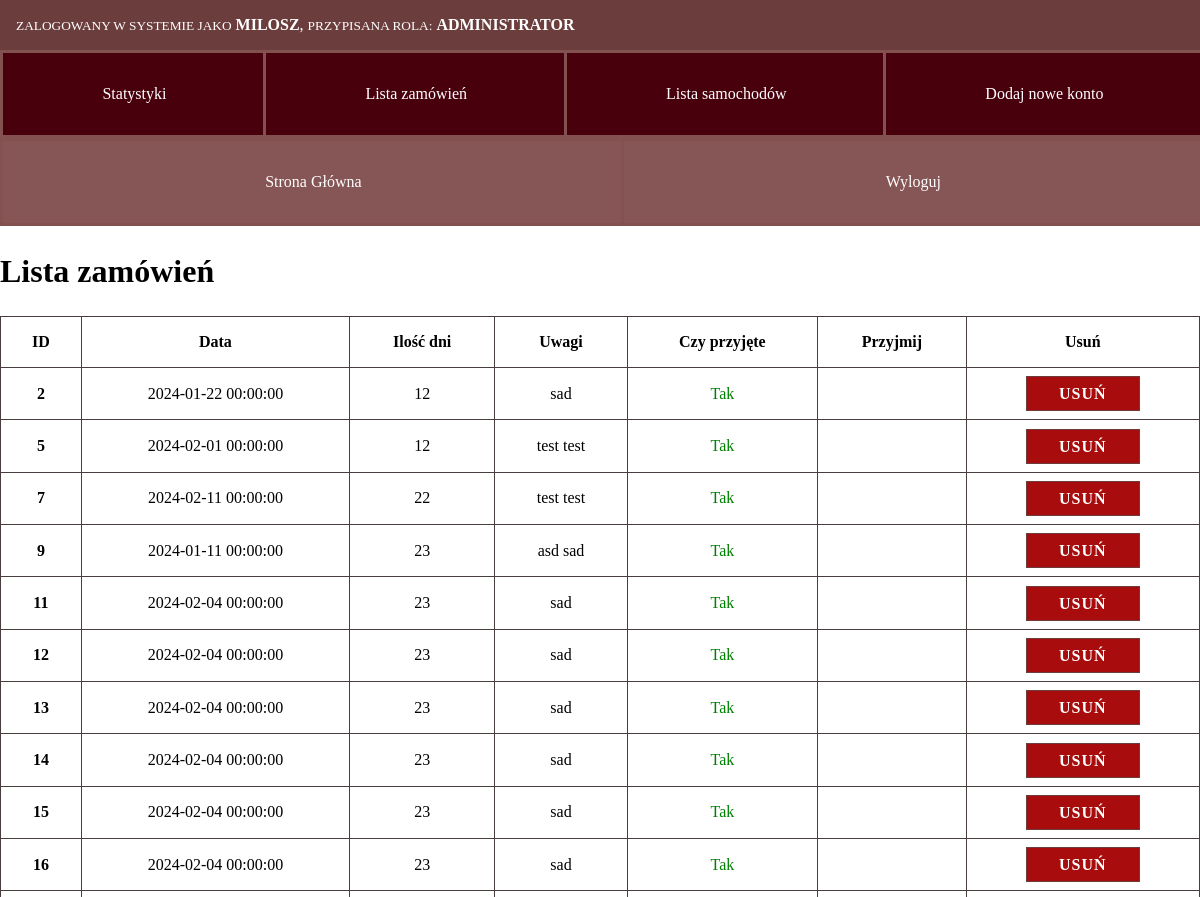
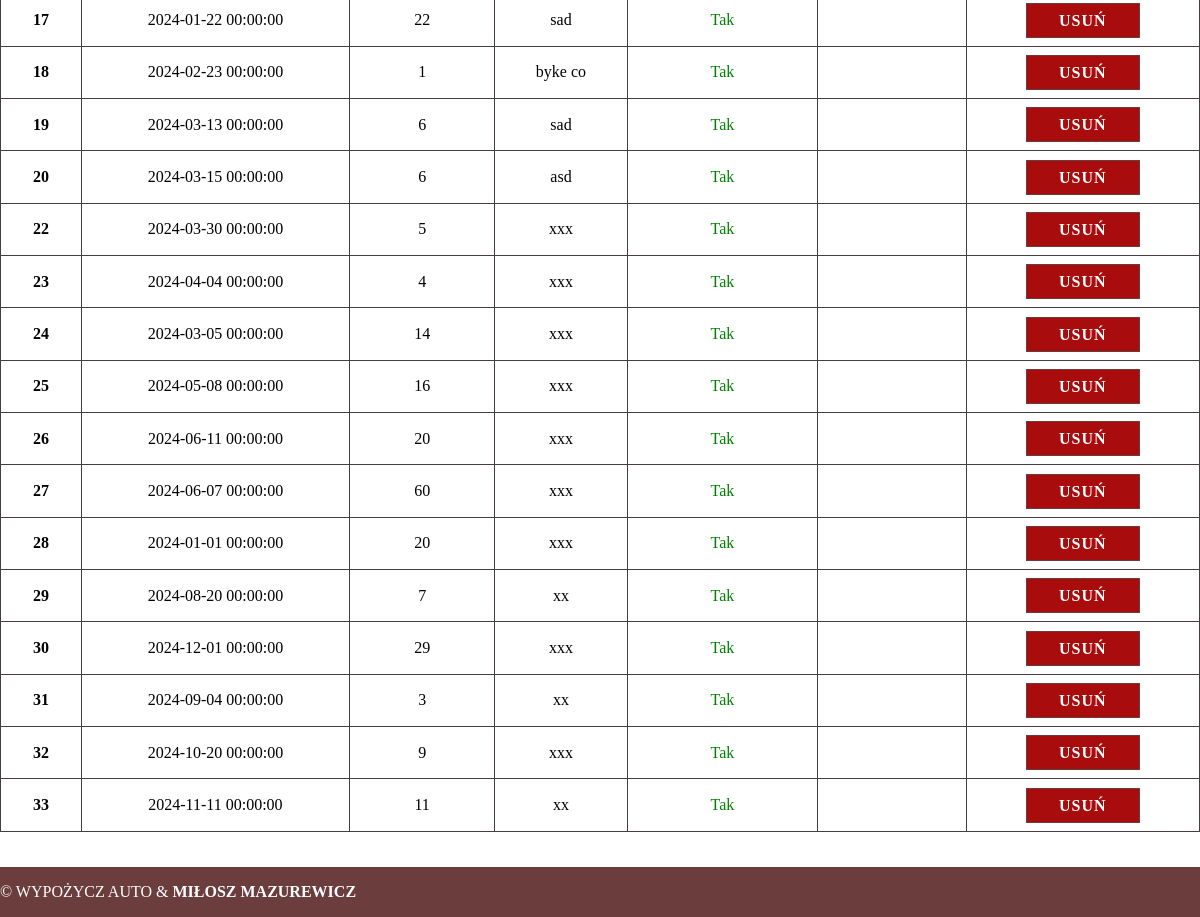
/pracownik/lista-zamowien (signed in), run on the app's committed database (2 pictures, top to bottom).
### tables this page shows
CREATE TABLE `wypozyczenia` (
  `id` int(11) NOT NULL,
  `id_klienta` int(11) NOT NULL,
  `id_samochodu` int(11) NOT NULL,
  `data` datetime DEFAULT NULL,
  `ilosc_dni` int(11) NOT NULL,
  `uwagi` varchar(255) NOT NULL,
  `przyjete` int(1) NOT NULL DEFAULT 0
);

### Controller/PracownikController.php (called while the page is built, shortened)
<?php
class PracownikController extends Controller
{
    public function orderList()
    {
        $orders = Wypozyczenia::findAll();
        $this->view('orderList', 'Lista zamówień', [
            'orders' => $orders
        ]);
    }
}

### App.php (called while the page is built, shortened)
<?php
require_once 'Autoloader.php';
class App
{
    public function __construct()
    {
        new Route();
    }
}

### public/index.php (called while the page is built, shortened)
<?php
require_once '../App.php';
$app = new App();

### Autoloader.php (called while the page is built, shortened)
<?php
class Autoloader
{
    public static function register()
    {
        spl_autoload_register(function ($class) {
            $directorySeparator = '/';
            $file = str_replace('\\', $directorySeparator, $class).'.php';
            if (file_exists(__PROJECT_DIR__.'/'.$file)) {
                return true;
            }
            return false;
        });
    }
}

### Core/DB.php (called while the page is built, shortened)
<?php
class DB
{
    private static function getConfig()
    {
        return require __PROJECT_DIR__ . '/config/database.php';
    }
    private static function connection(): \PDO
    {
        $dbConfig = self::getConfig();
        $options = [
            \PDO::ATTR_ERRMODE            => \PDO::ERRMODE_EXCEPTION,
            \PDO::ATTR_DEFAULT_FETCH_MODE => \PDO::FETCH_ASSOC,
            \PDO::ATTR_EMULATE_PREPARES   => false,
        ];
        $dsn = sprintf("mysql:host=%s;dbname=%s;charset=utf8mb4;port=%s",
            $dbConfig['host'],
            $dbConfig['db_name'],
            $dbConfig['port'],
        );
        return new \PDO($dsn, $dbConfig['db_user'], $dbConfig['db_pass'], $options);
    }
    private static function prepare(string $query)
    {
        $db = self::connection();
        return $db->prepare($query);
    }
    private static function getQueryBinding(string $query, array $boundParams): \PDOStatement
    {
        $sql = self::prepare($query);
        return $sql;
    }
    public static function queryAll(string $query, array $boundParams = [])
    {
        $sql = self::getQueryBinding($query, $boundParams);
        $sql->execute();
        return $sql->fetchAll();
    }
}

### Model/Wypozyczenia.php (called while the page is built, shortened)
<?php
class Wypozyczenia
{
    public static function findAll(): array
    {
        return DB::queryAll("SELECT * FROM wypozyczenia");
    }
}

### Core/Url.php (called while the page is built, shortened)
<?php
class Url
{
    private static function getPath(): string
    {
        $pathUrl = $_SERVER['SCRIPT_NAME'];
        $pathUrl = str_replace('/index.php', '', $pathUrl);
        return $pathUrl;
    }
    public static function to(string $route, array $params = []): string
    {
        if($params) {
            $url = http_build_query($params);
            $route .= '?' . $url;
        }
        return sprintf('%s%s', self::getPath(), $route);
    }
}

### views/pracownik/orderList.php (the view, shortened to what this page needs)
<h1>Lista zamówień</h1>
<div class="table-responsive">
<table class="table">
    <thead>
    <tr>
        <th>ID</th>
        <th>Data</th>
        <th>Ilość dni</th>
        <th>Uwagi</th>
        <th>Czy przyjęte</th>
        <th>Przyjmij</th>
        <th>Usuń</th>
    </tr>
    </thead>
    <tbody>
    <?php if($orders): ?>
        <?php foreach($orders as $order): ?>
            <tr>
                <th><?php echo $order['id']; ?></th>
                <td><?php echo $order['data']; ?></td>
                <td><?php echo $order['ilosc_dni']; ?></td>
                <td><?php echo $order['uwagi']; ?></td>
                <td><?php echo ($order['przyjete'] ? '<span class="text-success">Tak</span>' : 'Nie'); ?></td>
                <td><?php if(!$order['przyjete']): ?><a href="<?php echo Url::to('/pracownik/zamowienie/przyjmij', ['id' => $order['id']]); ?>" class="btn btn-accept" title="Przyjmij">Przyjmij</a><?php endif; ?></td>
                <td><a href="<?php echo Url::to('/pracownik/zamowienie/usun', ['id' => $order['id']]) ?>" class="btn btn-delete" title="Usuń">Usuń</a></td>
            </tr>
            <?php endforeach; ?>
    <?php else: ?>
        <tr>
            <td colspan="7">Nie znaleziono zamówień w bazie danych</td>
        </tr>
    <?php endif; ?>
    </tbody>
</table>
</div>

### public/css/style.css (style rules this page uses)
html { position: relative; min-height: 100vh; }
html, body { margin: 0; padding: 0; color: #000; }
a { color: #000; }
.btn { text-align: center; text-decoration: none; vertical-align: middle; background: #865555; padding: 8px 2em; border: 1px solid #6c3d3d; color: #fff; text-transform: uppercase; font-weight: bold; font-family: "Avenir Next", serif; letter-spacing: 1px; }
.btn-delete { background: #a80c0c; }
table { border-collapse: collapse; }
.table { width: 100%; }
table td, table th { padding: 1em; border: 1px solid #493e3e; }
.table td, .table th { text-align: center; }
h1 { font-size: 2em; }
.text-success { color: green; }
.table-responsive { width: 100%; position: relative; overflow-x: scroll; }

### data on the page
wypozyczenia: id "2", data "2024-01-22 00:00:00", ilosc_dni "12", uwagi "sad", przyjete "Tak"
wypozyczenia: id "5", data "2024-02-01 00:00:00", ilosc_dni "12", uwagi "test test", przyjete "Tak"
wypozyczenia: id "7", data "2024-02-11 00:00:00", ilosc_dni "22", uwagi "test test", przyjete "Tak"
wypozyczenia: id "9", data "2024-01-11 00:00:00", ilosc_dni "23", uwagi "asd sad", przyjete "Tak"
wypozyczenia: id "11", data "2024-02-04 00:00:00", ilosc_dni "23", uwagi "sad", przyjete "Tak"
wypozyczenia: id "12", data "2024-02-04 00:00:00", ilosc_dni "23", uwagi "sad", przyjete "Tak"
wypozyczenia: id "13", data "2024-02-04 00:00:00", ilosc_dni "23", uwagi "sad", przyjete "Tak"
wypozyczenia: id "14", data "2024-02-04 00:00:00", ilosc_dni "23", uwagi "sad", przyjete "Tak"
wypozyczenia: id "15", data "2024-02-04 00:00:00", ilosc_dni "23", uwagi "sad", przyjete "Tak"
wypozyczenia: id "16", data "2024-02-04 00:00:00", ilosc_dni "23", uwagi "sad", przyjete "Tak"
wypozyczenia: id "17", data "2024-01-22 00:00:00", ilosc_dni "22", uwagi "sad", przyjete "Tak"
wypozyczenia: id "18", data "2024-02-23 00:00:00", ilosc_dni "1", uwagi "byke co", przyjete "Tak"
wypozyczenia: id "19", data "2024-03-13 00:00:00", ilosc_dni "6", uwagi "sad", przyjete "Tak"
wypozyczenia: id "20", data "2024-03-15 00:00:00", ilosc_dni "6", uwagi "asd", przyjete "Tak"
wypozyczenia: id "22", data "2024-03-30 00:00:00", ilosc_dni "5", uwagi "xxx", przyjete "Tak"
wypozyczenia: id "23", data "2024-04-04 00:00:00", ilosc_dni "4", uwagi "xxx", przyjete "Tak"
wypozyczenia: id "24", data "2024-03-05 00:00:00", ilosc_dni "14", uwagi "xxx", przyjete "Tak"
wypozyczenia: id "25", data "2024-05-08 00:00:00", ilosc_dni "16", uwagi "xxx", przyjete "Tak"
wypozyczenia: id "26", data "2024-06-11 00:00:00", ilosc_dni "20", uwagi "xxx", przyjete "Tak"
wypozyczenia: id "27", data "2024-06-07 00:00:00", ilosc_dni "60", uwagi "xxx", przyjete "Tak"
wypozyczenia: id "28", data "2024-01-01 00:00:00", ilosc_dni "20", uwagi "xxx", przyjete "Tak"
wypozyczenia: id "29", data "2024-08-20 00:00:00", ilosc_dni "7", uwagi "xx", przyjete "Tak"
wypozyczenia: id "30", data "2024-12-01 00:00:00", ilosc_dni "29", uwagi "xxx", przyjete "Tak"
wypozyczenia: id "31", data "2024-09-04 00:00:00", ilosc_dni "3", uwagi "xx", przyjete "Tak"
wypozyczenia: id "32", data "2024-10-20 00:00:00", ilosc_dni "9", uwagi "xxx", przyjete "Tak"
wypozyczenia: id "33", data "2024-11-11 00:00:00", ilosc_dni "11", uwagi "xx", przyjete "Tak"

### other printed values
Auth::getLogin() "MILOSZ"
Auth::getRole() "ADMINISTRATOR"
